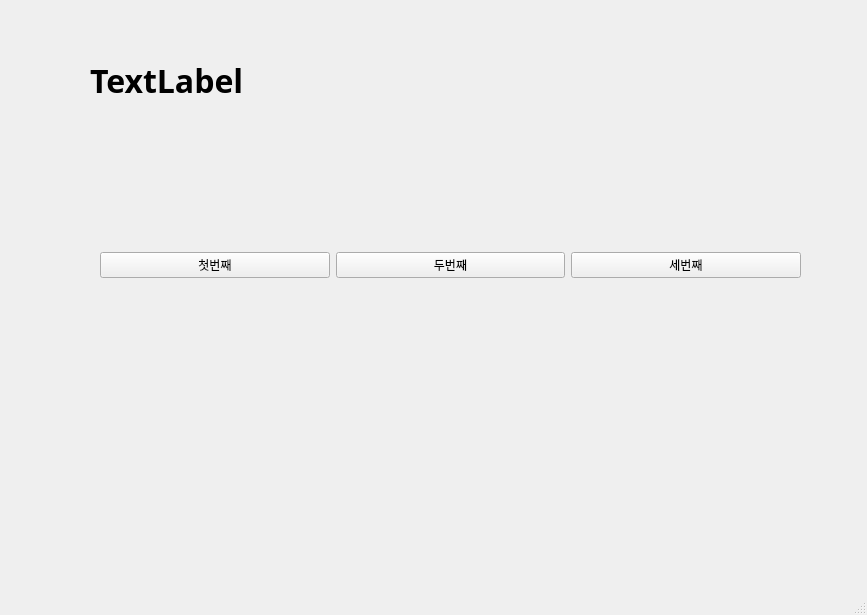
<?xml version="1.0" encoding="UTF-8"?>
<ui version="4.0">
 <class>MainWindow</class>
 <widget class="QMainWindow" name="MainWindow">
  <property name="geometry">
   <rect>
    <x>0</x>
    <y>0</y>
    <width>867</width>
    <height>615</height>
   </rect>
  </property>
  <property name="windowTitle">
   <string>MainWindow</string>
  </property>
  <widget class="QWidget" name="centralwidget">
   <widget class="QWidget" name="horizontalLayoutWidget">
    <property name="geometry">
     <rect>
      <x>100</x>
      <y>150</y>
      <width>701</width>
      <height>231</height>
     </rect>
    </property>
    <layout class="QHBoxLayout" name="horizontalLayout">
     <item>
      <widget class="QPushButton" name="pushButton">
       <property name="text">
        <string>첫번째</string>
       </property>
      </widget>
     </item>
     <item>
      <widget class="QPushButton" name="pushButton_2">
       <property name="text">
        <string>두번째</string>
       </property>
      </widget>
     </item>
     <item>
      <widget class="QPushButton" name="pushButton_3">
       <property name="text">
        <string>세번째</string>
       </property>
      </widget>
     </item>
    </layout>
   </widget>
   <widget class="QLabel" name="label">
    <property name="geometry">
     <rect>
      <x>90</x>
      <y>50</y>
      <width>711</width>
      <height>61</height>
     </rect>
    </property>
    <property name="font">
     <font>
      <family>맑은 고딕</family>
      <pointsize>24</pointsize>
      <weight>75</weight>
      <bold>true</bold>
     </font>
    </property>
    <property name="text">
     <string>TextLabel</string>
    </property>
   </widget>
  </widget>
  <widget class="QMenuBar" name="menubar">
   <property name="geometry">
    <rect>
     <x>0</x>
     <y>0</y>
     <width>867</width>
     <height>26</height>
    </rect>
   </property>
  </widget>
  <widget class="QStatusBar" name="statusbar"/>
 </widget>
 <resources/>
 <connections>
  <connection>
   <sender>pushButton</sender>
   <signal>clicked()</signal>
   <receiver>MainWindow</receiver>
   <slot>firstClick()</slot>
   <hints>
    <hint type="sourcelabel">
     <x>161</x>
     <y>293</y>
    </hint>
    <hint type="destinationlabel">
     <x>262</x>
     <y>332</y>
    </hint>
   </hints>
  </connection>
  <connection>
   <sender>pushButton_2</sender>
   <signal>clicked()</signal>
   <receiver>MainWindow</receiver>
   <slot>secondClick()</slot>
   <hints>
    <hint type="sourcelabel">
     <x>432</x>
     <y>296</y>
    </hint>
    <hint type="destinationlabel">
     <x>481</x>
     <y>350</y>
    </hint>
   </hints>
  </connection>
  <connection>
   <sender>pushButton_3</sender>
   <signal>clicked()</signal>
   <receiver>MainWindow</receiver>
   <slot>thirdClick()</slot>
   <hints>
    <hint type="sourcelabel">
     <x>648</x>
     <y>295</y>
    </hint>
    <hint type="destinationlabel">
     <x>697</x>
     <y>345</y>
    </hint>
   </hints>
  </connection>
 </connections>
 <slots>
  <slot>firstClick()</slot>
  <slot>secondClick()</slot>
  <slot>thirdClick()</slot>
 </slots>
</ui>
